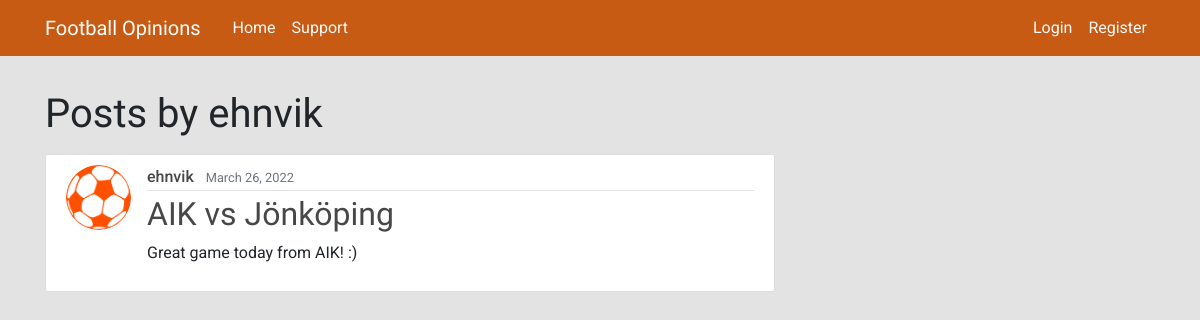
The app's page /user/ehnvik with its own data.
### forum/models.py (models this page shows, shortened)
class Post(models.Model):
    title = models.CharField(max_length=100)
    content = models.TextField()
    date_posted = models.DateTimeField(default=timezone.now)
    author = models.ForeignKey(User, on_delete=models.CASCADE)

### users/models.py (models this page shows, shortened)
class Profile(models.Model):
    user = models.OneToOneField(User, on_delete=models.CASCADE)
    image = models.ImageField(default='default.jpg', upload_to='profile_pics')

### forum/views.py (the view)
# urls.py: path('user/<str:username>', UserPostListView.as_view(), name='user-posts'),
class UserPostListView(ListView):
    model = Post
    template_name = 'forum/user_posts.html'
    context_object_name = 'posts'
    def get_queryset(self):
        user = get_object_or_404(User, username=self.kwargs.get('username'))
        return Post.objects.filter(author=user).order_by('-date_posted')

### forum/templates/forum/user_posts.html
{% extends "forum/base.html" %}
{% block content %}
    <h1 class="mb-3 posts-by">Posts by {{ view.kwargs.username }}</h1>
    {% for post in posts %}
        <article class="media content-section">
          <img class="rounded-circle article-img" src="{{ post.author.profile.image.url }}" alt="{{ post.author.profile.user.username }}">
          <div class="media-body">
            <div class="article-metadata">
              <a class="mr-2 post-detail-button" href="{% url 'user-posts' post.author.username %}">{{ post.author }}</a>
              <small class="text-muted">{{ post.date_posted|date:"F d, Y" }}</small>
            </div>
            <h2><a class="article-title" href="{% url 'post-detail' post.id %}">{{ post.title }}</a></h2>
            <p class="article-content">{{ post.content }}</p>
          </div>
        </article>
    {% endfor %}
{% endblock content %}

### forum/static/forum/style.css (style rules this page uses)
html body { background-color: #e3e3e3; margin-top: 5rem; font-family: "Roboto", sans-serif; }
h1, h2, h3, h4, h5, h6 { color: #fafafa; font-family: "Exo", sans-serif; }
.posts-by { font-family: "Exo", sans-serif; }
.content-section { background: #ffffff; padding: 10px 20px; border: 1px solid #dddddd; border-radius: 3px; margin-bottom: 20px; }
.post-detail-button { color: rgb(71, 71, 71) !important; border: none !important; text-decoration: none !important; font-weight: 450 !important; font-family: "Roboto", sans-serif !important; }
.article-title { color: rgb(71, 71, 71); font-family: "Exo", sans-serif; }
.article-content { white-space: pre-line; }
.article-img { height: 65px; width: 65px; margin-right: 16px; }
.article-metadata { padding-bottom: 1px; margin-bottom: 4px; border-bottom: 1px solid #e3e3e3 }

### records on screen
Post: author.profile.image (placeholder picture), author "ehnvik", date_posted "March 26, 2022", title "AIK vs Jönköping", content "Great game today from AIK! :)"

### other values on screen
{{ view.kwargs.username }} "ehnvik"
